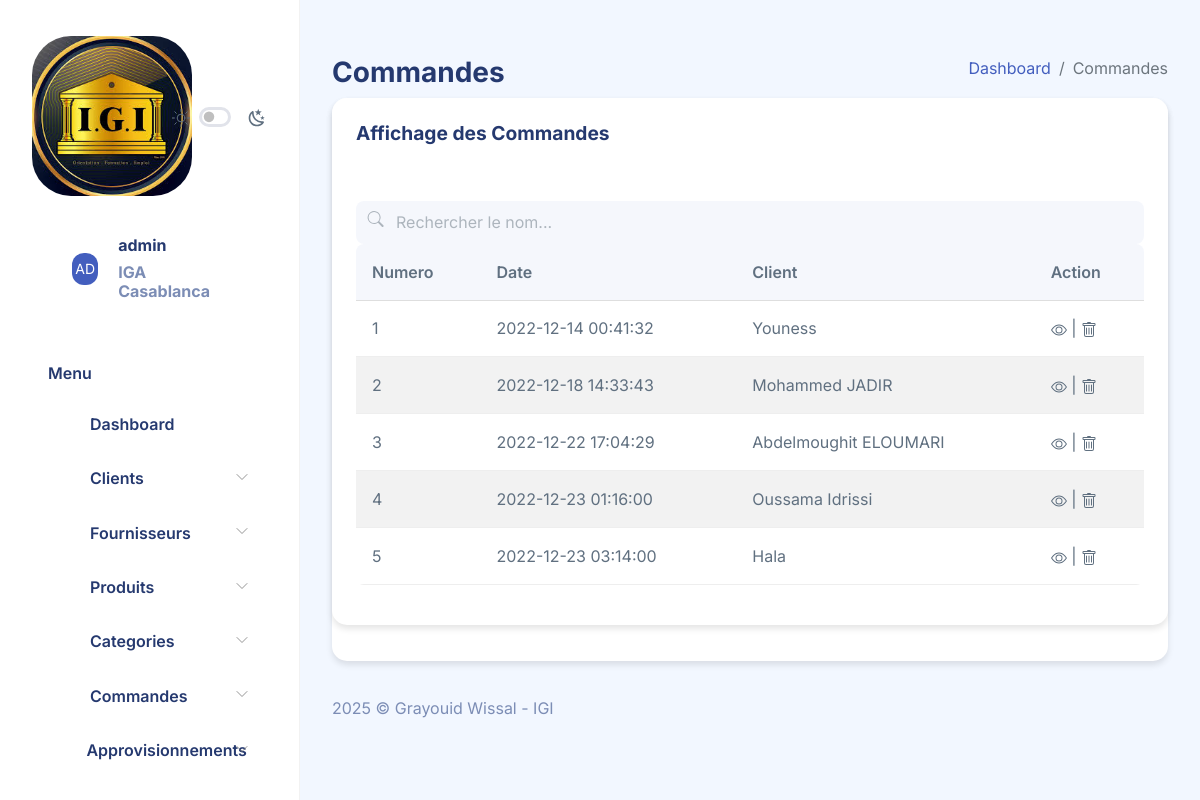
Screenshot of /Presentation/Commande/afficherCommandes.php (signed in) with the database file from the repository.
### tables this page shows
CREATE TABLE IF NOT EXISTS `commande` (
  `numeroCmd` int NOT NULL AUTO_INCREMENT,
  `date` datetime NOT NULL DEFAULT CURRENT_TIMESTAMP,
  `statut` enum('en_attente','confirmee','expediee','livree','annulee') DEFAULT 'en_attente',
  `montantTotal` decimal(10,2) DEFAULT 0.00,
  `idClient` int NOT NULL,
  `created_at` timestamp DEFAULT CURRENT_TIMESTAMP,
  PRIMARY KEY (`numeroCmd`),
  KEY `fk_commande_client` (`idClient`),
  INDEX `idx_date` (`date`),
  INDEX `idx_statut` (`statut`),
  CONSTRAINT `fk_commande_client` FOREIGN KEY (`idClient`) REFERENCES `client` (`idClient`) ON DELETE RESTRICT ON UPDATE CASCADE
);

CREATE TABLE IF NOT EXISTS `client` (
  `idClient` int NOT NULL AUTO_INCREMENT,
  `nom` varchar(100) NOT NULL,
  `adresse` varchar(255) NOT NULL,
  `telephone` varchar(20) NOT NULL,
  `email` varchar(100) NOT NULL,
  `created_at` timestamp DEFAULT CURRENT_TIMESTAMP,
  `updated_at` timestamp DEFAULT CURRENT_TIMESTAMP ON UPDATE CURRENT_TIMESTAMP,
  PRIMARY KEY (`idClient`),
  UNIQUE KEY `email_unique` (`email`),
  INDEX `idx_nom` (`nom`),
  INDEX `idx_telephone` (`telephone`)
);

### DAO/DAO.php (called while the page is built, shortened)
<?php
function getPDO(){
            return new PDO("mysql:host=localhost:3306;dbname=projet_gestion_stock", "root", "");
        }
    class DAO{
        function getPDO(){
            return new PDO("mysql:host=localhost:3306;dbname=projet_gestion_stock", "root", "");
        }
        static function getClient($id){
            $pdo=getPDO();
            $stmt=$pdo->prepare("SELECT * FROM client where idClient=?;");
            $stmt->execute(array($id));
            if($row = $stmt->fetch(PDO::FETCH_ASSOC)){
                extract($row);
                return new Client($nom,$adresse,$telephone,$email);
            }
            return null;
        }
        function afficherCommande(){
            $pdo = $this->getPDO();
            $stmt=$pdo->prepare("SELECT * FROM commande");
            $stmt->execute();
            $cmd=[];
            while($row = $stmt->fetch(PDO::FETCH_ASSOC)){
                extract($row);
                $cli=new Commande($numeroCmd,$date,$idClient);
                $cmd[]=$cli;
            }
            return $cmd;
        }
}
?>

### Metier/commande.php (called while the page is built, shortened)
<?php
require_once "approcom.php" ;
class Commande extends ApproCom{
    public static function afficher(){
        $dao = new DAO();
        return $dao->afficherCommande();
    }
}
?>

### Metier/approcom.php (called while the page is built, shortened)
<?php
require_once PROJECT_ROOT . "/DAO/DAO.php";
class ApproCom{
    protected $numCmd;
    protected $date;
    protected $id;
    public function __construct($n,$d,$i){
        $this->numCmd = $n;
        $this->date = $d;
        $this->id = $i;
    }
    public function get($c){
        switch($c){
            case "n" : return $this->numCmd;
            case "d" : return $this->date;
            case "i" : return $this->id;
        }
    }
}
?>

### Metier/personne.php (called while the page is built, shortened)
<?php
require_once PROJECT_ROOT . "/DAO/DAO.php";
class Personne{
    protected $nom;
    public function __construct($n,$a,$t,$e){
        $this->nom = $n;
    }
    public function get($c){
        switch($c){
            case "n" : return $this->nom; break;
        }
    }
}
?>

### Presentation/Commande/afficherCommandes.php (the view, shortened to what this page needs)
<?php $title = "Commandes" ;include "../templates/header.php" ?>
<div id="main">
    <br>
    <div class="page-heading">
        <div class="page-title">
            <div class="row">
                <div class="col-12 col-md-6 order-md-1 order-last">
                    <h3>Commandes</h3>
                </div>
                <div class="col-12 col-md-6 order-md-2 order-first">
                    <nav aria-label="breadcrumb" class="breadcrumb-header float-start float-lg-end">
                        <ol class="breadcrumb">
                            <li class="breadcrumb-item"><a href="../dashboard.php">Dashboard</a></li>
                            <li class="breadcrumb-item active" aria-current="page">Commandes</li>
                        </ol>
                    </nav>
                </div>
            </div>
        </div>
        <section class="section">
            <div class="card">
                <div class="card">
                    <div class="card-header">
                        <h4 class="card-title">Affichage des Commandes</h4>
                    </div>
                    <div class="card-content">
                        <div class="card-body">
                            <div class="email-fixed-search flex-grow-1">
                                <div class="form-group position-relative mb-0 has-icon-left">
                                    <input type="text" class="form-control" placeholder="Rechercher le nom..."
                                        id="search" onkeyup="FilterkeyWord()">
                                    <div class="form-control-icon">
                                        <svg class="bi" width="1.5em" height="1.5em" fill="currentColor">
                                            <use xlink:href="../../assets/images/bootstrap-icons.svg#search"></use>
                                        </svg>
                                    </div>
                                </div>
                            </div>
                            <div class="table-responsive">
                                <table class="table table-md table-striped" id="table">
                                    <thead>
                                        <tr>
                                            <th>Numero</th>
                                            <th>Date</th>
                                            <th>Client</th>
                                            <th>Action</th>
                                        </tr>
                                    </thead>
                                    <tbody>
                                        <?php
                                        require_once PROJECT_ROOT . "/Metier/commande.php";
                                        $tab = Commande::afficher();
                                        echo "<tr>";
                                        $dao = new DAO();
                                        foreach($tab as $t) {
                                            $client = $dao->getClient($t->get("i"));
                                            ?>
                                        <tr>
                                            <td><?=$t->get("n")?></td>
                                            <td><?=$t->get("d")?></td>
                                            <td><?=$client->get("n")?></td>
                                            <td>
                                                <span>
                                                    <a data-bs-toggle="modal"
                                                        data-bs-target="#view<?=$t->get("n")?>">
                                                        <svg class="bi" width="1em" height="1em"
                                                            fill="currentColor">
                                                            <use
                                                                xlink:href="../../assets/images/bootstrap-icons.svg#eye">
                                                            </use>
                                                        </svg>
                                                    </a>&#124;
                                                    <a data-bs-toggle="modal"
                                                        data-bs-target="#supprimer<?=$t->get("n")?>">
                                                        <svg class="bi" width="1em" height="1em"
                                                            fill="currentColor">
                                                            <use
                                                                xlink:href="../../assets/images/bootstrap-icons.svg#trash">
                                                            </use>
                                                        </svg>
                                                    </a>
                                                </span>
                                                                            <?php
                                                                            $dao = new DAO();
                                                                            ?>
                                        </tr>
                                        <?php }
                                        echo"</tr>";
                                        ?>
                                    </tbody>
                                </table>
                            </div>
                        </div>
                    </div>
                </div>
            </div>
        </section>
    </div>
    <?php include "../templates/footer.php" ?>

### assets/css/custom.css (style rules this page uses)
:root { --primary-color: #435ebe; --secondary-color: #6c757d; --success-color: #198754; --info-color: #0dcaf0; --warning-color: #ffc107; --danger-color: #dc3545; --light-color: #f8f9fa; --dark-color: #212529; --body-bg: #f2f7ff; --sidebar-bg: #ffffff; --card-shadow: 0 4px 6px rgba(0, 0, 0, 0.1); --transition-speed: 0.3s; }
body { background-color: var(--body-bg); font-family: 'Inter', sans-serif; transition: background-color var(--transition-speed); }
.card { border: none; border-radius: 15px; box-shadow: var(--card-shadow); transition: transform var(--transition-speed); }
.card-header { background: transparent; border-bottom: 1px solid rgba(0, 0, 0, 0.05); padding: 1.5rem; }
.table { border-radius: 8px; overflow: hidden; }
.table thead th { background-color: rgba(67, 94, 190, 0.05); border-bottom: none; padding: 1rem; font-weight: 600; }
.table tbody td { padding: 1rem; vertical-align: middle; }
.form-control { border-radius: 8px; padding: 0.6rem 1rem; border: 1px solid rgba(0, 0, 0, 0.1); transition: all var(--transition-speed); }
.email-fixed-search .form-control { padding-left: 2.5rem; background-color: rgba(67, 94, 190, 0.05); border: none; }
.fade-in { animation: fadeIn 0.3s ease-in; }

### rows the page displays
commande: numeroCmd "1", date "2022-12-14 00:41:32", idClient.nom "Youness"
commande: numeroCmd "2", date "2022-12-18 14:33:43", idClient.nom "Mohammed JADIR"
commande: numeroCmd "3", date "2022-12-22 17:04:29", idClient.nom "Abdelmoughit ELOUMARI"
commande: numeroCmd "4", date "2022-12-23 01:16:00", idClient.nom "Oussama Idrissi"
commande: numeroCmd "5", date "2022-12-23 03:14:00", idClient.nom "Hala"

### other values shown
substr($_SESSION['login'],0,2) "AD"
$_SESSION['login'] "admin"
